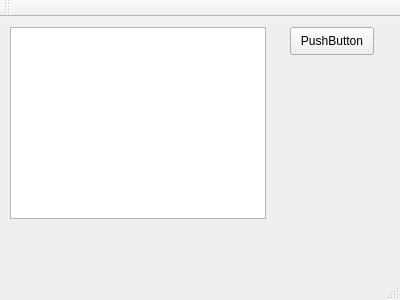
<?xml version="1.0" encoding="UTF-8"?>
<ui version="4.0">
 <class>MainWindow</class>
 <widget class="QMainWindow" name="MainWindow">
  <property name="geometry">
   <rect>
    <x>0</x>
    <y>0</y>
    <width>400</width>
    <height>300</height>
   </rect>
  </property>
  <property name="windowTitle">
   <string>MainWindow</string>
  </property>
  <widget class="QWidget" name="centralWidget">
   <widget class="QGraphicsView" name="graphicsView">
    <property name="geometry">
     <rect>
      <x>10</x>
      <y>10</y>
      <width>256</width>
      <height>192</height>
     </rect>
    </property>
    <property name="sceneRect">
     <rectf>
      <x>0.000000000000000</x>
      <y>0.000000000000000</y>
      <width>22.000000000000000</width>
      <height>20.000000000000000</height>
     </rectf>
    </property>
   </widget>
   <widget class="QPushButton" name="pushButton">
    <property name="geometry">
     <rect>
      <x>290</x>
      <y>10</y>
      <width>84</width>
      <height>28</height>
     </rect>
    </property>
    <property name="text">
     <string>PushButton</string>
    </property>
   </widget>
  </widget>
  <widget class="QMenuBar" name="menuBar">
   <property name="geometry">
    <rect>
     <x>0</x>
     <y>0</y>
     <width>400</width>
     <height>25</height>
    </rect>
   </property>
  </widget>
  <widget class="QToolBar" name="mainToolBar">
   <attribute name="toolBarArea">
    <enum>TopToolBarArea</enum>
   </attribute>
   <attribute name="toolBarBreak">
    <bool>false</bool>
   </attribute>
  </widget>
  <widget class="QStatusBar" name="statusBar"/>
 </widget>
 <layoutdefault spacing="6" margin="11"/>
 <resources/>
 <connections/>
</ui>
